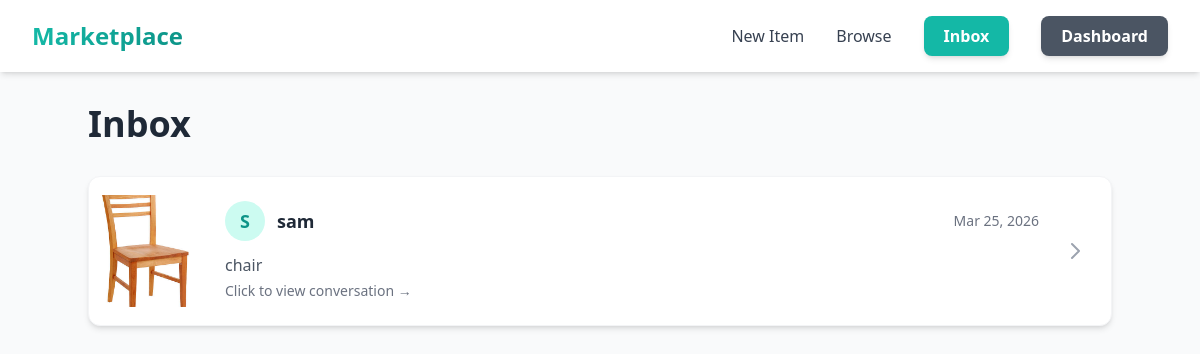
The page /inbox/ (signed in) on the database its author committed.
### conversation/models.py (models this page shows)
class Conversation(models.Model):
    item = models.ForeignKey(item, related_name='conversations', on_delete=models.CASCADE)
    members = models.ManyToManyField(User, related_name='conversations')
    created_at = models.DateTimeField(auto_now_add=True)
    modified_at = models.DateTimeField(auto_now=True)
    class Meta:
        ordering = ['-modified_at']

### item/models.py (models this page shows, shortened)
class item(models.Model):
    category = models.ForeignKey(category, related_name='items', on_delete=models.CASCADE)
    name= models.CharField(max_length=255)
    description = models.TextField(blank=True, null=True)
    price = models.FloatField()
    image = models.ImageField(upload_to='item_images', blank=True, null=True)
    is_sold = models.BooleanField(default=False)
    created_at = models.DateTimeField(auto_now_add=True)
    created_by = models.ForeignKey(User, related_name='items', on_delete=models.CASCADE)

### conversation/views.py (the view)
# urls.py: path('', views.inbox, name='inbox'),
@login_required
def inbox(request):
    conversations = Conversation.objects.filter(members__in=[request.user.id])
    return render(request, 'conversation/inbox.html', {
        'conversations': conversations
    })

### conversation/templates/conversation/inbox.html (shortened to what this page needs)
{% extends 'core/base.html' %}
{% block content %}
<div class="max-w-5xl mx-auto">
    <h1 class="mb-8 text-4xl font-bold text-gray-800">Inbox</h1>
    {% if conversations %}
        <div class="space-y-4">
            {% for conversation in conversations %}
                <a href="{% url 'conversation:detail' conversation.id %}" class="block group">
                    <div class="flex items-center bg-white rounded-xl shadow-md hover:shadow-lg transition-all duration-300 transform hover:scale-[1.02] overflow-hidden border border-gray-100">
                        <div class="flex-shrink-0 w-28 h-28 bg-gray-100">
                            {% if conversation.item.image %}
                                <img src="{{ conversation.item.image.url }}" class="w-full h-full object-cover">
                            {% endif %}
                        </div>
                        <div class="flex-1 p-6">
                            {% for member in conversation.members.all %}
                                {% if member != request.user %}
                                    <div class="flex items-center justify-between mb-2">
                                        <div class="flex items-center space-x-3">
                                            <div class="w-10 h-10 bg-teal-100 rounded-full flex items-center justify-center">
                                                <span class="text-teal-600 font-semibold text-lg">{{ member.username|make_list|first|upper }}</span>
                                            </div>
                                            <h3 class="text-lg font-semibold text-gray-800 group-hover:text-teal-600 transition">
                                                {{ member.username }}
                                            </h3>
                                        </div>
                                        <span class="text-sm text-gray-500">
                                            {{ conversation.modified_at|date:"M d, Y" }}
                                        </span>
                                    </div>
                                    <div class="mt-3">
                                        <p class="text-gray-600 font-medium">{{ conversation.item.name }}</p>
                                        <p class="text-sm text-gray-500 mt-1">Click to view conversation →</p>
                                    </div>
                                {% endif %}
                            {% endfor %}
                        </div>
                        <div class="pr-6">
                            <svg class="w-6 h-6 text-gray-400 group-hover:text-teal-500 transition transform group-hover:translate-x-1" fill="none" stroke="currentColor" viewBox="0 0 24 24">
                                <path stroke-linecap="round" stroke-linejoin="round" stroke-width="2" d="M9 5l7 7-7 7"></path>
                            </svg>
                        </div>
                    </div>
                </a>
            {% endfor %}
        </div>
    {% endif %}
</div>
{% endblock %}

### rows shown on the page
Conversation: item.image (picture), modified_at "Mar 25, 2026", item.name "chair"

### other values the page prints
{{ member.username|make_list|first|upper }} "S"
{{ member.username }} "sam"
